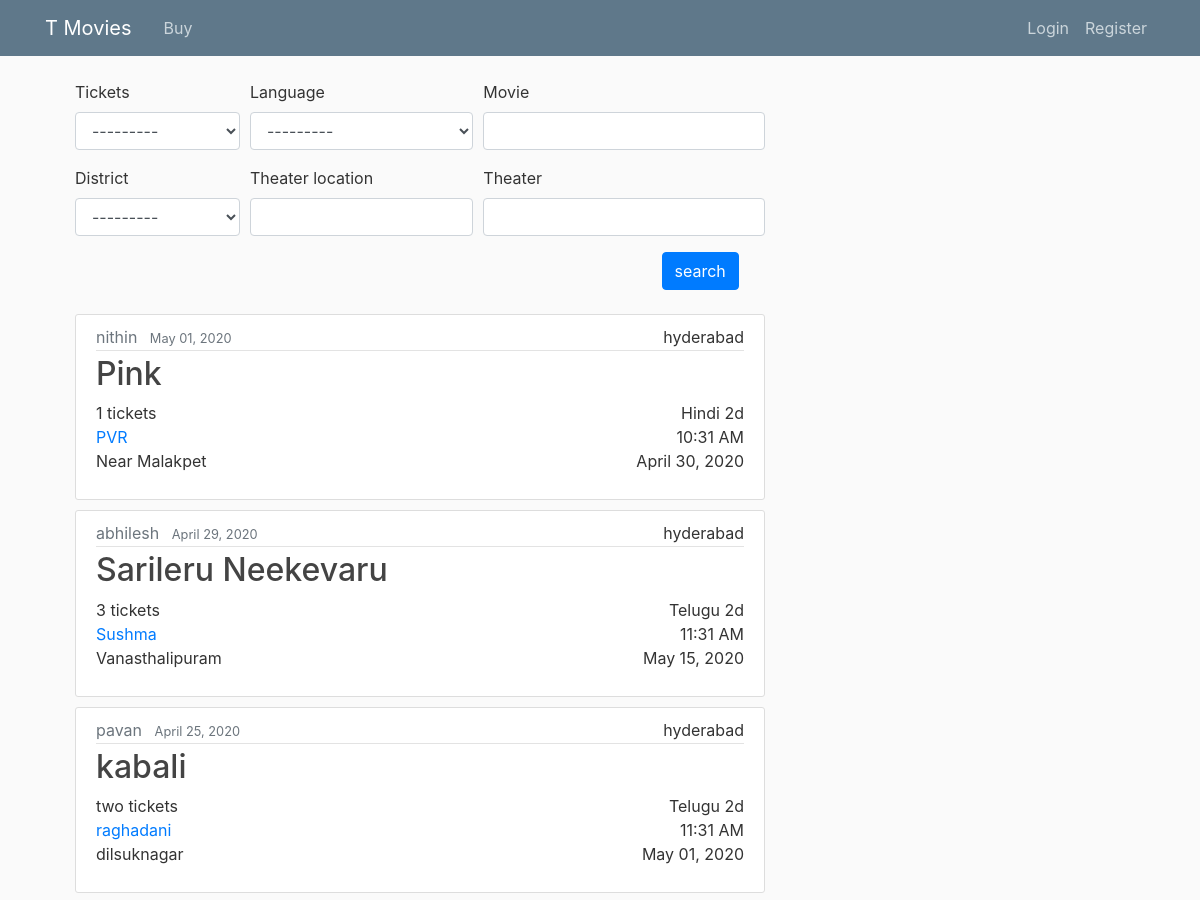
Before: / (upper part) with the older database file.
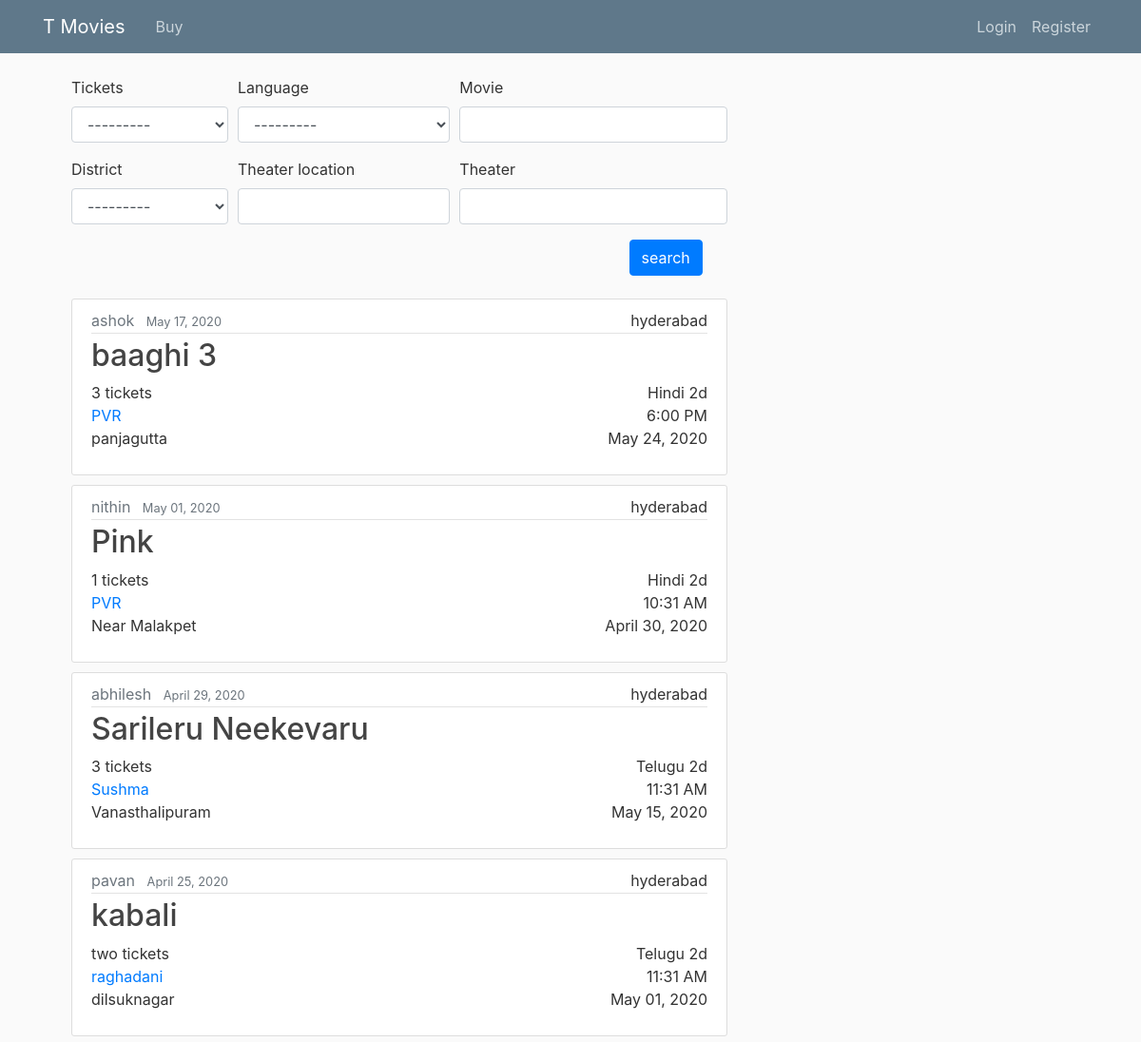
After: the same page with the newer database file.
### post/models.py (models this page shows, shortened)
class Post(models.Model):
    movie= models.CharField(max_length=100)
    date_posted = models.DateTimeField(default=timezone.now)
    release_date=models.DateTimeField(blank=True,null=True)
    show_date=models.DateTimeField()
    cost=models.IntegerField()
    no_tickets=[
        ('1','1'),
        ('2','2'),
        ('3','3'),
        ('4','4'),
        ('5','5'),
        ('6','6'),
    ]
    tickets=models.CharField(max_length=10,choices=no_tickets,default='two')
    seatNo=models.CharField(max_length=100)
    theater=models.CharField(max_length=100)
    district_choice=[
        ('adilabad','Adilabad'),
        ('kothagudem','Kothagudem'),
        ('hyderabad','Hyderabad'),
        ('jagitial','Jagitial'),
        ('bhupalpalle','Bhupalpalle'),
        ('gadwal','Gadwal'),
        ('kamareddy','Kamareddy'),
        ('karimnagar','Karimnagar'),
        ('khammam','Khammam'),
        ('komaram bheem','Komaram Bheem'),
        ('mahabubabad','Mahabubabad'),
        ('mahabubnagar','Mahabubnagar'),
        ('mancherial','Mancherial'),
        ('medak','Medak'),
        ('medchal','Medchal'),
        ('mulugu','Mulugu'),
        ('nagarkurnool','Nagarkurnool'),
        ('narayanpet','Narayanpet'),
        ('nalgonda','Nalgonda'),
        ('nirmal','Nirmal'),
        ('nizamabad','Nizamabad'),
        ('peddapalli','Peddapalli'),
        ('sircilla','Sircilla'),
        ('ranga Reddy','Ranga Reddy'),
        ('sangareddy','Sangareddy'),
        ('siddipet','Siddipet'),
        ('suryapet','Suryapet'),
        ('vikarabad','Vikarabad'),
        ('wanaparthy','Wanaparthy'),
        ('warangal','Warangal'),
        ('yadadri bhuvanagiri','Yadadri Bhuvanagiri'),
    ]
    district=models.CharField(max_length=20,choices=district_choice,default='hyderabad')
    theater_location=models.TextField()
    cast=models.CharField(max_length=100)
    language_Choice=[
        ('Telugu','Telugu'),
        ('Hindi','Hindi'),
        ('English','English'),
        ('Malayalam','Malayalam'),
        ('kannada','kannada'),
    ]
    language=models.CharField(max_length=10, choices=language_Choice,default='Telugu')
    movie_Type=[
        ('2d','2D'),
        ('3d','3D'),
        ('imax2d','IMAX 2D'),
        ('imax3d','IMAX 3D'),
        ('4dx','4DX'),
        ('4dx3d','4DX 3D'),
        ('mx4d','MX4D'),
    ]
    movie_type=models.CharField(max_length=7, choices=movie_Type,default='2d')
    seller=models.ForeignKey(User,on_delete=models.CASCADE)

### post/views.py (the view)
class PostListView(ListView):
    model= Post
    context_object_name='posts'
    ordering=['-date_posted']
    paginate_by=20
    def get_context_data(self,**kwarags):
        context = super().get_context_data(**kwarags)
        context['filter']= PostFilter(self.request.GET,queryset=self.get_queryset())
        return context

### post/templates/post/post_list.html (shortened to what this page needs)
{% extends "post/base.html" %}
{% load crispy_forms_tags %}
{% block content %}
    <form method='GET'>
        <div class="form-row">
            <div class="form-group col-md-3 mb-0">
                {{ filter.form.tickets|as_crispy_field }}
            </div>
            <div class="form-group col-md-4 mb-0">
                {{ filter.form.language|as_crispy_field }}
            </div>
            <div class="form-group col-md-5 mb-0">
                {{ filter.form.movie|as_crispy_field }}
            </div>
            <div class="form-group col-md-3 mb-0">
                {{ filter.form.district|as_crispy_field }}
            </div>
            <div class="form-group col-md-4 mb-0">
                {{ filter.form.theater_location|as_crispy_field }}
            </div>
            <div class="form-group col-md-5 mb-0">
                {{ filter.form.theater|as_crispy_field }}
            </div>
        </div>
        <button type="submit" style="margin-left:85%;" class='btn btn-primary mb-4 '>search</button>
    </form>
    {% for post in filter.qs %}
        <article class="media content-section" onclick="window.location.href='{% url 'post_detail' post.id %}';"  >
            <div class="media-body">
                <div class="article-metadata">
                    <a class="text-muted mr-2" href="{%url 'user_posts' post.seller.username %}">{{ post.seller }}</a>
                    <small class="text-muted">{{ post.date_posted|date:"N d, Y" }}</small>
                    <div class="float-right">{{post.district}}</div>
                </div>
                <h2><a class="article-title" href="{%url 'movie_posts' post.movie %}">{{ post.movie }}</a></h2>
                <div class="float-right">{{post.language}} {{post.movie_type}}</div>
                <a>{{post.tickets}} tickets</a>
                <br>
                <div class="float-right">{{post.show_date|time:"g:i A"}}</div>
                <a class="article-content" href="#">{{ post.theater }}</a>
                <br>
                <div class="float-right">{{post.show_date|date:"N d, Y"}}</div>
                <p class="article-content">{{ post.theater_location }}</p>
            </div>
        </article>
    {% endfor %}
{% endblock content %}

### post/templates/post/base.html (shortened to what this page needs)
{% load static %}
<!DOCTYPE html>
<html>
<head>
    <link rel="stylesheet" href="https://maxcdn.bootstrapcdn.com/bootstrap/4.0.0/css/bootstrap.min.css">
    <link rel="stylesheet" type="text/css" href="{% static 'post/main.css' %}">
</head>
<body>
    <header class="site-header">
      <nav class="navbar navbar-expand-md navbar-dark bg-steel fixed-top">
        <div class="container">
          <a class="navbar-brand mr-4" href="{% url 'home'%}">T Movies</a>
          <div class="collapse navbar-collapse" id="navbarToggle">
            <div class="navbar-nav mr-auto">
              <a class="nav-item nav-link" href="{% url 'home'%}">Buy</a>
            </div>
            <div class="navbar-nav">
              {% if user.is_authenticated %}
                <a class="nav-item nav-link" href="{% url 'post_create'%}">Sell</a>
                <a class="nav-item nav-link" href="{% url 'profile'%}">profile</a>
                <a class="nav-item nav-link" href="{% url 'logout'%}">Logout</a>
              {% else %}
                <a class="nav-item nav-link" href="{% url 'login'%}">Login</a>
                <a class="nav-item nav-link" href="{% url 'register'%}">Register</a>
              {% endif %}
            </div>
          </div>
        </div>
      </nav>
    </header>
    <main role="main" class="container">
      <div class="col">
        <div class="col-md-8">
          {% block content %}{% endblock %}
        </div>
      </div>
    </main>
</body>
</html>

### post/static/post/main.css (style rules this page uses)
body { background: #fafafa; color: #333333; margin-top: 5rem; }
h1, h2, h3, h4, h5, h6 { color: #444444; }
.bg-steel { background-color: #5f788a; }
.site-header .navbar-nav .nav-link { color: #cbd5db; }
.content-section { background: #ffffff; padding: 10px 20px; border: 1px solid #dddddd; border-radius: 3px; margin-bottom: 10px; }
.article-title { color: #444444; }
.article-content { white-space: pre-line; }
.article-metadata { padding-bottom: 1px; margin-bottom: 4px; border-bottom: 1px solid #e3e3e3; }

Changed rows visible on the page:
added Post: seller "ashok", date_posted "May 17, 2020", district "hyderabad", movie "baaghi 3", language "Hindi", movie_type "2d", tickets "3", show_date "6:00 PM", theater "PVR", show_date "May 24, 2020", theater_location "panjagutta"
